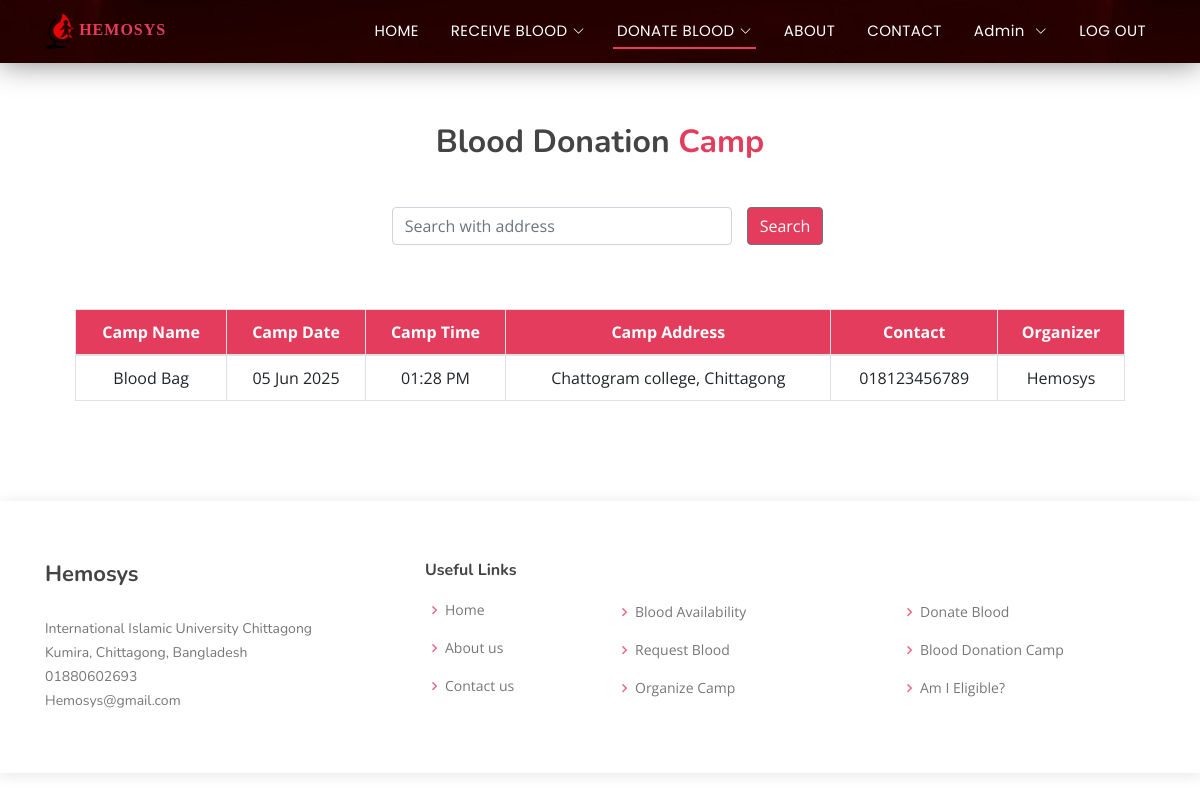
Screenshot of /donor/blood-donation-camp/ (signed in) with the database file from the repository.
### Recipient/models.py (models this page shows)
class donationCamp(models.Model):
    campname = models.CharField(max_length=150, verbose_name="Name")
    campdate = models.DateField(max_length=150, verbose_name="Date")
    camptime = models.TimeField(max_length=150, verbose_name="Time")
    campaddress = models.TextField(verbose_name="Location")
    campcontact = models.CharField(max_length=150, verbose_name="Contact")
    camporganizer = models.TextField(verbose_name="Organizer")
    class Meta:
        verbose_name = "Organized Camp"
        verbose_name_plural = "Organized Camp"

### donor/views.py (the view)
# urls.py: path('blood-donation-camp/', donation_camp, name="donationcamp"),
def donation_camp(request):
    campdata = donationCamp.objects.all()
    if request.method == "GET":
            st=request.GET.get('search')
            if st != None:
                campdata=donationCamp.objects.filter(campaddress__icontains = st)
    data={
        'campdata' : campdata,
    }
    return render(request, 'donationcamp.html', data)

### templates/donationcamp.html (shortened to what this page needs)
{% extends 'base.html' %}
{% block content %}
  <section id="bdc" class="bdc">
    <div class="container">
      <div class="section-title">
        <br><br>
        <h3>Blood Donation <span>Camp</span></h3>
      </div>
      <div class="container mt-3 mb-3">
        <form method="GET" action="">
          <div class="row d-flex justify-content-center">
            <div class="col-md-4">
              <div class="form-group">
                <input type="text" class="form-control" id="search" name="search" placeholder="Search with address">
              </div>
            </div>
            <button type="submit" class="btn btn-secondary" style="background-color: #e43c5c; height: 20%">Search</button>
        </form>
      </div>
      {% if campdata %}
      <div class="container mt-5">
        <table class="table table-bordered">
          <thead>
            <tr>
              <th>Camp Name</th>
              <th>Camp Date</th>
              <th>Camp Time</th>
              <th>Camp Address</th>
              <th>Contact</th>
              <th>Organizer</th>
            </tr>
          </thead>
          <tbody>
            {% for n in campdata%}
            <tr>
              <td>{{n.campname}}</td>
              <td>{{n.campdate | date:"d M Y"}}
              <td>{{n.camptime | date:"h:i A"}}</td>
              <td>{{n.campaddress}}</td>
              <td>{{n.campcontact}}</td>
              <td>{{n.camporganizer}}</td>
            </tr>
            {% endfor %}
          </tbody>
        </table><br>
      </div>
      {% else %}
      <div class="col d-flex justify-content-center">
        <h4>No donation camp available.</h4>
      </div>
      {% endif %}
    </div>
  </section>
{% endblock content %}

### static/assets/css/style.css (style rules this page uses)
body { font-family: "Open Sans", sans-serif; color: #444444; }
h1, h2, h3, h4, h5, h6 { font-family: "Nunito", sans-serif; }
section { padding: 60px 0; overflow: hidden; }
.section-title { text-align: center; padding-bottom: 30px; }
.section-title h3 { margin: 15px 0 0 0; font-size: 32px; font-weight: 700; }
.section-title h3 span { color: #e43c5c; }
.table { width: 100%; font-size: 16px; margin: 0; }
.table td, .table th { padding: 5px; text-align: center; }
.bdc .table td, .bdc .table th { padding: 10px; }
.bdc .table th { color: white; background-color: #e43c5c; }

### rows the page displays
donationCamp: campname "Blood Bag", campdate "05 Jun 2025", camptime "01:28 PM", campaddress "Chattogram college, Chittagong", campcontact "018123456789", camporganizer "Hemosys"
